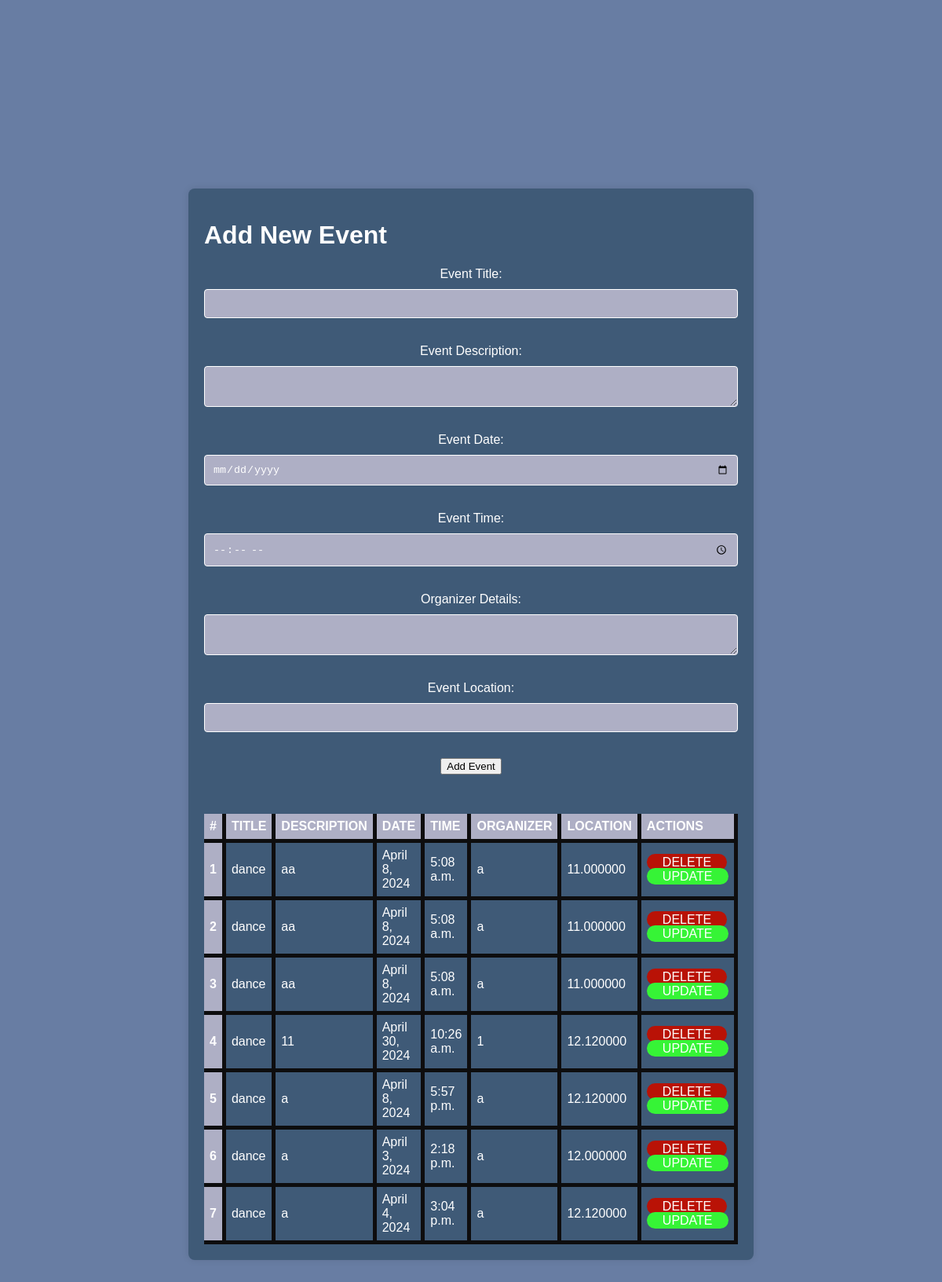
The app's page /information with its own data.
### home/models.py (models this page shows)
class Events(models.Model):
    events_title = models.CharField(max_length=100)
    events_description = models.TextField()
    events_date = models.DateField()
    events_time = models.TimeField()
    events_organizer_details = models.TextField()
    events_location = models.DecimalField(max_digits=9 , decimal_places=6)

### home/views.py (the view, shortened to what this page needs)
# urls.py: path('information',information, name='information'),
def information(request):
    queryset = Events.objects.all()
    context = {'informations': queryset}
    return render(request, 'home.html',context)

### home/templates/home.html (shortened to what this page needs)
{% extends "base.html" %}
{% block content %}
    <div class="container">
        <h1>Add New Event</h1>
        <form method="POST" action="{% url 'home:information' %}">
            <label for="events_title">Event Title:</label>
            <input type="text" id="events_title" name="events_title"><br>
            <label for="events_description">Event Description:</label>
            <textarea id="events_description" name="events_description"></textarea><br>
            <label for="events_date">Event Date:</label>
            <input type="date" id="events_date" name="events_date"><br>
            <label for="events_time">Event Time:</label>
            <input type="time" id="events_time" name="events_time"><br>
            <label for="events_organizer_details">Organizer Details:</label>
            <textarea id="events_organizer_details" name="events_organizer_details"></textarea><br>
            <label for="events_location">Event Location:</label>
            <input type="text" id="events_location" name="events_location"><br>
            <input type="submit" value="Add Event">
        </form>
        <table class="table">
            <thead>
                <tr>
                    <th scope="col">#</th>
                    <th scope="col">TITLE</th>
                    <th scope="col">DESCRIPTION</th>
                    <th scope="col">DATE</th>
                    <th scope="col">TIME</th>
                    <th scope="col">ORGANIZER</th>
                    <th scope="col">LOCATION</th>
                    <th scope="col">ACTIONS</th>
                </tr>
            </thead>
            <tbody>
                    {% for information in informations %}
                    <tr>
                        <th scope="row">{{ forloop.counter }}</th>
                        <td>{{ information.events_title }}</td>
                        <td>{{ information.events_description }}</td>
                        <td>{{ information.events_date }}</td>
                        <td>{{ information.events_time }}</td>
                        <td>{{ information.events_organizer_details }}</td>
                        <td>{{ information.events_location }}</td>
                        <td>
                            <a href="{% url 'home:delete_information' information.id %}" class="btn btn-danger ">DELETE</a>
                            <a href="{% url 'home:update_information' information.id %}" class="btn btn-success">UPDATE</a>
                        </td>
                    </tr>
                    {% endfor %}
            </tbody>
        </table>
    </div>
{% endblock content %}

### home/templates/base.html (shortened to what this page needs)
<!DOCTYPE html>
<html lang="en">
<head>
    {% load static %}
</head>
<body>
    {% block content %} {% endblock content %}
</body>
</html>

### home/templates/base.html (style rules this page uses)
body { font-family: Arial, sans-serif; background-color: #687da3; margin: 0%; padding: 20%; display: flex; justify-content: center; align-items: center; height: 100%; }
.container { max-width: 800px; margin: 0; padding: 20px; background-color: #3f5a77; border-radius: 8px; box-shadow: 0 0 10px rgba(0, 0, 0, 0.1); color: #ffffff; }
form { display: flex; flex-direction: column; align-items: center; }
form input[type="text"], form input[type="password"], input[type="text"], input[type="date"], input[type="time"], textarea { width: 100%; padding: 10px; margin-bottom: 15px; border: 1px solid #ffffff; border-radius: 4px; box-sizing: border-box; background-color: #aeafc5; color: #ffffff; }
.table { width: 100%; border-collapse: collapse; margin-top: 50px; }
th, td { padding: 7px; text-align: left; border-bottom: 5px solid #0d0d0e; border-right: 5px solid #0e0d0e; }
th { background-color: #aeafc5; }
.btn-danger { background-color: #b91206; color: rgb(255, 255, 255); border: none; border-radius: 20px; padding: 2px 20px; cursor: pointer; margin-bottom: 20px; }
.btn-success { background-color: #36f436; color: rgb(255, 255, 255); border: none; border-radius: 20px; padding: 2px 20px; cursor: pointer; margin-bottom: 20px; }
label { display: block; margin-bottom: 10px; }
a { color: #17c62e; background-color: #ffffff; text-decoration: none; }

### records on screen
Events: events_title "dance", events_description "aa", events_date "April 8, 2024", events_time "5:08 a.m.", events_organizer_details "a", events_location "11.000000"
Events: events_title "dance", events_description "aa", events_date "April 8, 2024", events_time "5:08 a.m.", events_organizer_details "a", events_location "11.000000"
Events: events_title "dance", events_description "aa", events_date "April 8, 2024", events_time "5:08 a.m.", events_organizer_details "a", events_location "11.000000"
Events: events_title "dance", events_description "11", events_date "April 30, 2024", events_time "10:26 a.m.", events_organizer_details "1", events_location "12.120000"
Events: events_title "dance", events_description "a", events_date "April 8, 2024", events_time "5:57 p.m.", events_organizer_details "a", events_location "12.120000"
Events: events_title "dance", events_description "a", events_date "April 3, 2024", events_time "2:18 p.m.", events_organizer_details "a", events_location "12.000000"
Events: events_title "dance", events_description "a", events_date "April 4, 2024", events_time "3:04 p.m.", events_organizer_details "a", events_location "12.120000"
